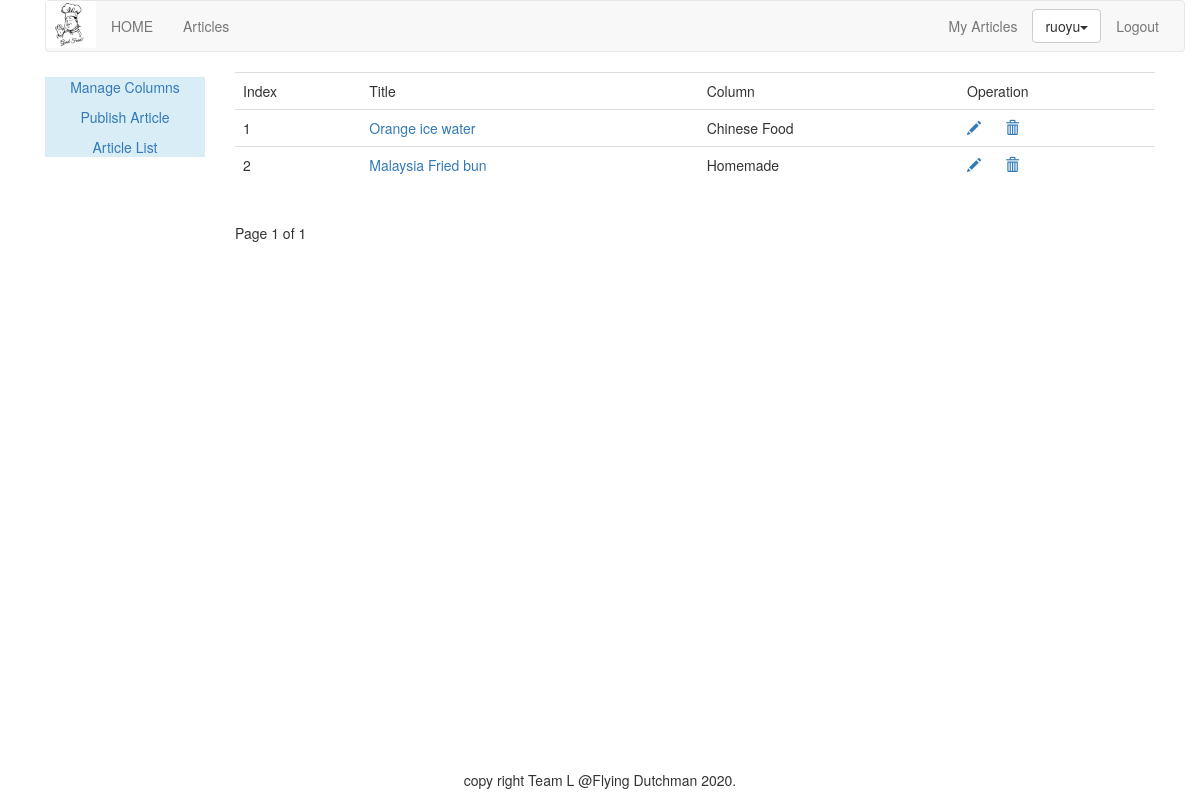
Page /article/article-list/ (signed in) on the committed database.
### article/models.py (models this page shows, shortened)
class ArticlePost(models.Model):
    author = models.ForeignKey(User, on_delete=models.CASCADE, related_name="article")
    title = models.CharField(max_length=200)
    abstract = models.CharField(max_length=200)
    slug = models.SlugField(max_length=500)
    column = models.ForeignKey(ArticleColumn, on_delete=models.CASCADE, related_name="article_column")
    body = models.TextField()
    created = models.DateTimeField(default=timezone.now)
    updated = models.DateTimeField(auto_now=True)
    users_like = models.ManyToManyField(User, related_name="articles_like", blank=True)
    users_view = models.ManyToManyField(User, related_name="articles_view", blank=True)
    class Meta:
        ordering = ("-updated",)
        index_together = (('id', 'slug'),)
    def get_absolute_url(self):
        return reverse("article:article_detail", args=[self.id, self.slug])

class ArticleColumn(models.Model):
    user = models.ForeignKey(User, related_name='article_column', on_delete=models.CASCADE)
    column = models.CharField(max_length=200)
    created = models.DateField(auto_now_add=True)
    def __str__(self):
        return self.column

### article/views.py (the view)
# urls.py: path('article-list/', views.article_list, name="article_list"),
@login_required(login_url='/account/login')
def article_list(request):
    articles_list = ArticlePost.objects.filter(author=request.user)
    paginator = Paginator(articles_list, 10)
    page = request.GET.get('page')
    try:
        current_page = paginator.page(page)
        articles = current_page.object_list
    except PageNotAnInteger:
        current_page = paginator.page(1)
        articles = current_page.object_list
    except EmptyPage:
        current_page = paginator.page(paginator.num_pages)
        articles = current_page.object_list
    return render(request, "article/column/article_list.html", {"articles": articles, "page": current_page})

### templates/article/column/article_list.html (shortened to what this page needs)
{% extends "article/base.html" %}
{% load staticfiles %}
{% block content %}
<div>
    <table class="table table-hover">
        <tr>
            <td>Index</td>
            <td>Title</td>
            <td>Column</td>
            <td>Operation</td>
        </tr>
        {% for article in articles %}
        <tr id={{ article.id }}>
            <td>{{ forloop.counter }}</td>
            <td><a href="{{ article.get_absolute_url }}">{{ article.title }}</a></td>
            <td>{{ article.column }}</td>
            <td>
                <a name="edit" href="{% url 'article:redit_article' article.id %}"><span
                        class="glyphicon glyphicon-pencil"></span></a>
                <a nane="delete" href="javascript:" onclick="del_article(this, {{ article.id }})"><span
                        class="glyphicon glyphicon-trash" style="margin-left:20px;"></span></a>
            </td>
        </tr>
        {% endfor %}
    </table>
    {% include "paginator.html" %}
</div>
{% endblock %}

### templates/article/header.html (shortened to what this page needs)
{% load staticfiles %}
<div class="container">
    <nav class="navbar navbar-default" role="navigation">
        <div class="navbar-header">
            <img src="{% static '/images/logo.jpg' %}" width="50px">
        </div>
        <div>
            <ul class="nav navbar-nav" role="navigation">
                <li><a href="{% url 'home' %}">HOME</a></li>
                <li><a href="{% url 'article:article_titles' %}">Articles</a></li>
            </ul>
            <ul class="nav navbar-nav navbar-right" style="margin-right:10px">
                <li><a href="{% url 'article:article_column' %}">My Articles</a></li>
                {% if user.is_authenticated %}
                <li>
                    <div class="dropdown" style="margin-top:8px">
                        <button class='btn btn-default dropdown-toggle' type='button' id='dropdownMenu'
                            data-toggle='dropdown'>
                            {{ user.username }}<span class='caret'></span>
                        </button>
                    </div>
                </li>
                <li><a href="{% url 'account:user_logout' %}">Logout</a></li>
                {% else %}
                <li><a href="{% url 'account:user_login' %}">Login</a></li>
                <li><a href="{% url 'account:user_register' %}">Sign up</a></li>
                {% endif %}
            </ul>
        </div>
    </nav>
</div>

### rows in the picture
ArticlePost: title "Orange ice water", column "Chinese Food"
ArticlePost: title "Malaysia Fried bun", column "Homemade"

### other values in the picture
{{ user.username }} "ruoyu"
{{ page.number }} "1"
{{ page.paginator.num_pages }} "1"
